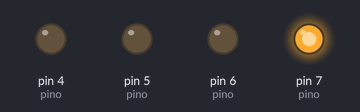
A sketch run on a simulated Arduino Uno, built with avr-gcc and run on an emulated ATmega328P. On the bench: output pins drawn as LEDs (lit = HIGH).

Above: at 0.15 s.
At 0.75 s:
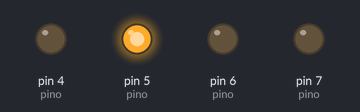
At 1.05 s:
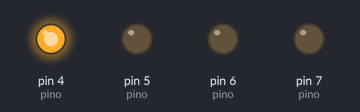
At 2.25 s:
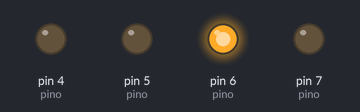
At 3.3 s:
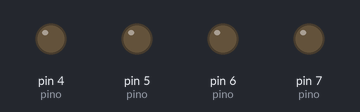
Timing chart, 0 to 4.1 s (numbered marks = the images above):
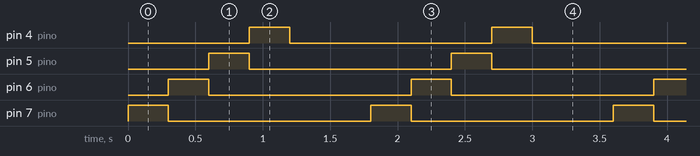

Measured:
- by itself, pin 4 (pino), pin 5 (pino), pin 6 (pino), pin 7 (pino): alternates HIGH for 0.30 s and LOW for 1.5 s
- by itself, everything shown: repeats every 1.8 s, in 5 steps

The sketch:

sequenciaLED-arduino.ino
```cpp
#define branco 2
#define vermelho 3
#define amarelo 4
#define verde 5
#define azul 6
#define branco2 7
int pino[6]={branco,vermelho,amarelo,verde,azul,branco2};

void setup()
{
  for(int i=5;i>=2;i--){
    pinMode(pino[i],OUTPUT);
  }
}

void loop()
{
  for( int i=5;i>=0;i--){
      digitalWrite(pino[i],HIGH);
      delay(300);
      digitalWrite(pino[i],LOW);
    }
}
```
